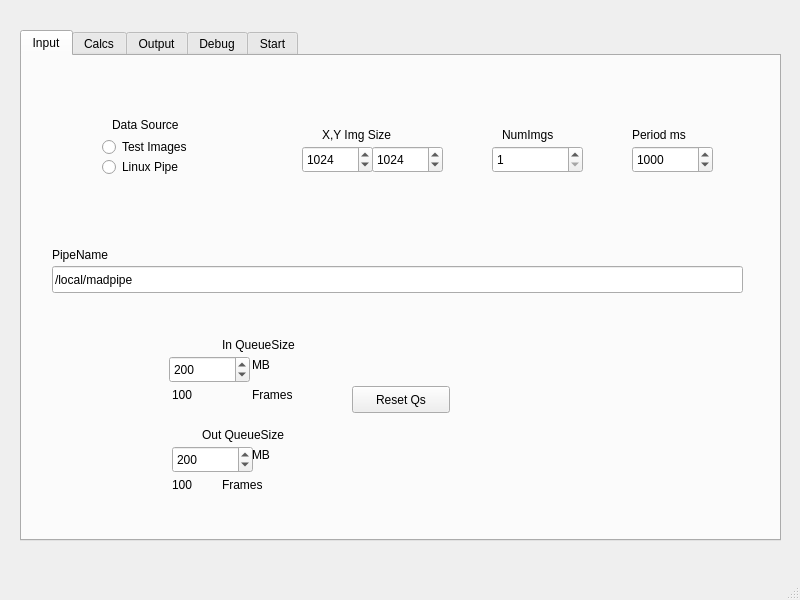
<?xml version="1.0" encoding="UTF-8"?>
<ui version="4.0">
 <class>xpcsGui</class>
 <widget class="QMainWindow" name="xpcsGui">
  <property name="geometry">
   <rect>
    <x>0</x>
    <y>0</y>
    <width>800</width>
    <height>600</height>
   </rect>
  </property>
  <property name="windowTitle">
   <string>DetectorMPI</string>
  </property>
  <widget class="QWidget" name="centralwidget">
   <widget class="QTabWidget" name="tabWidget">
    <property name="geometry">
     <rect>
      <x>20</x>
      <y>30</y>
      <width>761</width>
      <height>511</height>
     </rect>
    </property>
    <property name="currentIndex">
     <number>0</number>
    </property>
    <property name="iconSize">
     <size>
      <width>16</width>
      <height>18</height>
     </size>
    </property>
    <widget class="QWidget" name="tab">
     <attribute name="title">
      <string>Input</string>
     </attribute>
     <widget class="QRadioButton" name="radioButton_testimages">
      <property name="geometry">
       <rect>
        <x>80</x>
        <y>80</y>
        <width>114</width>
        <height>22</height>
       </rect>
      </property>
      <property name="text">
       <string>Test Images</string>
      </property>
     </widget>
     <widget class="QRadioButton" name="radioButton_linuxpipe">
      <property name="geometry">
       <rect>
        <x>80</x>
        <y>100</y>
        <width>114</width>
        <height>22</height>
       </rect>
      </property>
      <property name="text">
       <string>Linux Pipe</string>
      </property>
     </widget>
     <widget class="QLabel" name="label">
      <property name="geometry">
       <rect>
        <x>90</x>
        <y>60</y>
        <width>101</width>
        <height>17</height>
       </rect>
      </property>
      <property name="text">
       <string>Data Source</string>
      </property>
     </widget>
     <widget class="QLineEdit" name="lineEdit_pipename">
      <property name="geometry">
       <rect>
        <x>30</x>
        <y>210</y>
        <width>691</width>
        <height>27</height>
       </rect>
      </property>
      <property name="text">
       <string>/local/madpipe</string>
      </property>
     </widget>
     <widget class="QLabel" name="label_2">
      <property name="geometry">
       <rect>
        <x>30</x>
        <y>190</y>
        <width>81</width>
        <height>17</height>
       </rect>
      </property>
      <property name="text">
       <string>PipeName</string>
      </property>
     </widget>
     <widget class="QSpinBox" name="spinBox_imgSizeX">
      <property name="geometry">
       <rect>
        <x>280</x>
        <y>90</y>
        <width>71</width>
        <height>27</height>
       </rect>
      </property>
      <property name="maximum">
       <number>2048</number>
      </property>
      <property name="singleStep">
       <number>128</number>
      </property>
      <property name="value">
       <number>1024</number>
      </property>
     </widget>
     <widget class="QSpinBox" name="spinBox_imgSizeY">
      <property name="geometry">
       <rect>
        <x>350</x>
        <y>90</y>
        <width>71</width>
        <height>27</height>
       </rect>
      </property>
      <property name="maximum">
       <number>2048</number>
      </property>
      <property name="singleStep">
       <number>128</number>
      </property>
      <property name="value">
       <number>1024</number>
      </property>
     </widget>
     <widget class="QLabel" name="label_9">
      <property name="geometry">
       <rect>
        <x>300</x>
        <y>70</y>
        <width>101</width>
        <height>17</height>
       </rect>
      </property>
      <property name="text">
       <string>X,Y Img Size</string>
      </property>
     </widget>
     <widget class="QSpinBox" name="spinBox_numImgs">
      <property name="geometry">
       <rect>
        <x>470</x>
        <y>90</y>
        <width>91</width>
        <height>27</height>
       </rect>
      </property>
      <property name="minimum">
       <number>1</number>
      </property>
      <property name="maximum">
       <number>1000000</number>
      </property>
      <property name="singleStep">
       <number>50</number>
      </property>
     </widget>
     <widget class="QLabel" name="label_10">
      <property name="geometry">
       <rect>
        <x>480</x>
        <y>70</y>
        <width>67</width>
        <height>17</height>
       </rect>
      </property>
      <property name="text">
       <string>NumImgs</string>
      </property>
     </widget>
     <widget class="QSpinBox" name="spinBox_imgPeriodMs">
      <property name="geometry">
       <rect>
        <x>610</x>
        <y>90</y>
        <width>81</width>
        <height>27</height>
       </rect>
      </property>
      <property name="maximum">
       <number>100000</number>
      </property>
      <property name="singleStep">
       <number>100</number>
      </property>
      <property name="value">
       <number>1000</number>
      </property>
     </widget>
     <widget class="QLabel" name="label_11">
      <property name="geometry">
       <rect>
        <x>610</x>
        <y>70</y>
        <width>67</width>
        <height>17</height>
       </rect>
      </property>
      <property name="text">
       <string>Period ms</string>
      </property>
     </widget>
     <widget class="QPushButton" name="pushButton_resetInQueue">
      <property name="geometry">
       <rect>
        <x>330</x>
        <y>330</y>
        <width>98</width>
        <height>27</height>
       </rect>
      </property>
      <property name="text">
       <string>Reset Qs</string>
      </property>
     </widget>
     <widget class="QSpinBox" name="spinBox_inQueueLen">
      <property name="geometry">
       <rect>
        <x>147</x>
        <y>300</y>
        <width>81</width>
        <height>27</height>
       </rect>
      </property>
      <property name="maximum">
       <number>10000</number>
      </property>
      <property name="singleStep">
       <number>10</number>
      </property>
      <property name="value">
       <number>200</number>
      </property>
     </widget>
     <widget class="QLabel" name="label_14">
      <property name="geometry">
       <rect>
        <x>200</x>
        <y>280</y>
        <width>111</width>
        <height>17</height>
       </rect>
      </property>
      <property name="text">
       <string>In QueueSize</string>
      </property>
     </widget>
     <widget class="QLabel" name="label_15">
      <property name="geometry">
       <rect>
        <x>230</x>
        <y>300</y>
        <width>31</width>
        <height>17</height>
       </rect>
      </property>
      <property name="text">
       <string>MB</string>
      </property>
     </widget>
     <widget class="QLabel" name="label_inQueueLen_RBV">
      <property name="geometry">
       <rect>
        <x>150</x>
        <y>330</y>
        <width>67</width>
        <height>17</height>
       </rect>
      </property>
      <property name="text">
       <string>100</string>
      </property>
     </widget>
     <widget class="QLabel" name="label_17">
      <property name="geometry">
       <rect>
        <x>230</x>
        <y>330</y>
        <width>67</width>
        <height>17</height>
       </rect>
      </property>
      <property name="text">
       <string>Frames</string>
      </property>
     </widget>
     <widget class="QSpinBox" name="spinBox_outQueueLen">
      <property name="geometry">
       <rect>
        <x>150</x>
        <y>390</y>
        <width>81</width>
        <height>27</height>
       </rect>
      </property>
      <property name="maximum">
       <number>10000</number>
      </property>
      <property name="singleStep">
       <number>10</number>
      </property>
      <property name="value">
       <number>200</number>
      </property>
     </widget>
     <widget class="QLabel" name="label_outQueueLen_RBV">
      <property name="geometry">
       <rect>
        <x>150</x>
        <y>420</y>
        <width>67</width>
        <height>17</height>
       </rect>
      </property>
      <property name="text">
       <string>100</string>
      </property>
     </widget>
     <widget class="QLabel" name="label_16">
      <property name="geometry">
       <rect>
        <x>230</x>
        <y>390</y>
        <width>31</width>
        <height>17</height>
       </rect>
      </property>
      <property name="text">
       <string>MB</string>
      </property>
     </widget>
     <widget class="QLabel" name="label_18">
      <property name="geometry">
       <rect>
        <x>200</x>
        <y>420</y>
        <width>67</width>
        <height>17</height>
       </rect>
      </property>
      <property name="text">
       <string>Frames</string>
      </property>
     </widget>
     <widget class="QLabel" name="label_19">
      <property name="geometry">
       <rect>
        <x>180</x>
        <y>370</y>
        <width>111</width>
        <height>17</height>
       </rect>
      </property>
      <property name="text">
       <string>Out QueueSize</string>
      </property>
     </widget>
    </widget>
    <widget class="QWidget" name="tab_2">
     <attribute name="title">
      <string>Calcs</string>
     </attribute>
     <widget class="QCheckBox" name="checkBox_avgdark">
      <property name="geometry">
       <rect>
        <x>80</x>
        <y>60</y>
        <width>201</width>
        <height>22</height>
       </rect>
      </property>
      <property name="text">
       <string>Average Dark/Noise</string>
      </property>
     </widget>
     <widget class="QCheckBox" name="checkBox_subdark">
      <property name="geometry">
       <rect>
        <x>80</x>
        <y>190</y>
        <width>151</width>
        <height>22</height>
       </rect>
      </property>
      <property name="text">
       <string>Subtract Thresh</string>
      </property>
     </widget>
     <widget class="QLineEdit" name="lineEdit_ntoavg">
      <property name="geometry">
       <rect>
        <x>160</x>
        <y>100</y>
        <width>113</width>
        <height>27</height>
       </rect>
      </property>
     </widget>
     <widget class="QLabel" name="label_3">
      <property name="geometry">
       <rect>
        <x>90</x>
        <y>100</y>
        <width>67</width>
        <height>17</height>
       </rect>
      </property>
      <property name="text">
       <string>N toAvg</string>
      </property>
     </widget>
     <widget class="QLabel" name="label_12">
      <property name="geometry">
       <rect>
        <x>80</x>
        <y>220</y>
        <width>67</width>
        <height>17</height>
       </rect>
      </property>
      <property name="text">
       <string>N Std</string>
      </property>
     </widget>
     <widget class="QLineEdit" name="lineEdit_numStdThresh">
      <property name="geometry">
       <rect>
        <x>150</x>
        <y>220</y>
        <width>113</width>
        <height>27</height>
       </rect>
      </property>
      <property name="text">
       <string>4.0</string>
      </property>
     </widget>
     <widget class="QRadioButton" name="radioButton_noImm">
      <property name="geometry">
       <rect>
        <x>80</x>
        <y>290</y>
        <width>114</width>
        <height>22</height>
       </rect>
      </property>
      <property name="text">
       <string>RawImgs</string>
      </property>
     </widget>
     <widget class="QRadioButton" name="radioButton_rawIMM">
      <property name="geometry">
       <rect>
        <x>80</x>
        <y>310</y>
        <width>114</width>
        <height>22</height>
       </rect>
      </property>
      <property name="text">
       <string>rawIMM</string>
      </property>
     </widget>
     <widget class="QRadioButton" name="radioButton_compIMM">
      <property name="geometry">
       <rect>
        <x>80</x>
        <y>330</y>
        <width>114</width>
        <height>22</height>
       </rect>
      </property>
      <property name="text">
       <string>compIMM</string>
      </property>
     </widget>
    </widget>
    <widget class="QWidget" name="tab_3">
     <attribute name="title">
      <string>Output</string>
     </attribute>
     <widget class="QRadioButton" name="radioButton_tifffile">
      <property name="geometry">
       <rect>
        <x>20</x>
        <y>50</y>
        <width>114</width>
        <height>22</height>
       </rect>
      </property>
      <property name="text">
       <string>Tiff File</string>
      </property>
     </widget>
     <widget class="QRadioButton" name="radioButton_linuxOutPipe">
      <property name="geometry">
       <rect>
        <x>20</x>
        <y>220</y>
        <width>114</width>
        <height>22</height>
       </rect>
      </property>
      <property name="text">
       <string>LinuxPipe</string>
      </property>
     </widget>
     <widget class="QLineEdit" name="lineEdit_tiffpath">
      <property name="geometry">
       <rect>
        <x>100</x>
        <y>80</y>
        <width>611</width>
        <height>27</height>
       </rect>
      </property>
      <property name="text">
       <string>/local</string>
      </property>
     </widget>
     <widget class="QLineEdit" name="lineEdit_tiffbasename">
      <property name="geometry">
       <rect>
        <x>100</x>
        <y>110</y>
        <width>261</width>
        <height>27</height>
       </rect>
      </property>
      <property name="text">
       <string>testy</string>
      </property>
     </widget>
     <widget class="QLineEdit" name="linEdit_tiffnumber">
      <property name="geometry">
       <rect>
        <x>100</x>
        <y>140</y>
        <width>113</width>
        <height>27</height>
       </rect>
      </property>
      <property name="text">
       <string>100</string>
      </property>
     </widget>
     <widget class="QLineEdit" name="lineEdit_linuxOutpipeName">
      <property name="geometry">
       <rect>
        <x>100</x>
        <y>260</y>
        <width>611</width>
        <height>27</height>
       </rect>
      </property>
     </widget>
     <widget class="QLabel" name="label_5">
      <property name="geometry">
       <rect>
        <x>10</x>
        <y>90</y>
        <width>67</width>
        <height>17</height>
       </rect>
      </property>
      <property name="text">
       <string>Path</string>
      </property>
     </widget>
     <widget class="QLabel" name="label_6">
      <property name="geometry">
       <rect>
        <x>10</x>
        <y>120</y>
        <width>81</width>
        <height>17</height>
       </rect>
      </property>
      <property name="text">
       <string>BaseName</string>
      </property>
     </widget>
     <widget class="QLabel" name="label_7">
      <property name="geometry">
       <rect>
        <x>10</x>
        <y>150</y>
        <width>67</width>
        <height>17</height>
       </rect>
      </property>
      <property name="text">
       <string>Number</string>
      </property>
     </widget>
     <widget class="QLabel" name="label_8">
      <property name="geometry">
       <rect>
        <x>20</x>
        <y>270</y>
        <width>71</width>
        <height>17</height>
       </rect>
      </property>
      <property name="text">
       <string>PipeName</string>
      </property>
     </widget>
     <widget class="QRadioButton" name="radioButton_nullOutput">
      <property name="geometry">
       <rect>
        <x>20</x>
        <y>10</y>
        <width>114</width>
        <height>22</height>
       </rect>
      </property>
      <property name="text">
       <string>No Output</string>
      </property>
     </widget>
    </widget>
    <widget class="QWidget" name="tab_5">
     <attribute name="title">
      <string>Debug</string>
     </attribute>
     <widget class="QPushButton" name="pushButton_10secpause">
      <property name="geometry">
       <rect>
        <x>110</x>
        <y>80</y>
        <width>98</width>
        <height>27</height>
       </rect>
      </property>
      <property name="text">
       <string>Block10s</string>
      </property>
     </widget>
     <widget class="QLabel" name="label_4">
      <property name="geometry">
       <rect>
        <x>220</x>
        <y>80</y>
        <width>381</width>
        <height>17</height>
       </rect>
      </property>
      <property name="text">
       <string>Pause mpi proc. for 10s, to lset queues fill up</string>
      </property>
     </widget>
     <widget class="QCheckBox" name="checkBox_saveMPIRam">
      <property name="geometry">
       <rect>
        <x>110</x>
        <y>130</y>
        <width>151</width>
        <height>22</height>
       </rect>
      </property>
      <property name="text">
       <string>SaveMPIRams</string>
      </property>
     </widget>
     <widget class="QCheckBox" name="checkBox_isPrintTrace">
      <property name="geometry">
       <rect>
        <x>110</x>
        <y>160</y>
        <width>97</width>
        <height>22</height>
       </rect>
      </property>
      <property name="text">
       <string>Print Trace</string>
      </property>
     </widget>
     <widget class="QSpinBox" name="spinBox_maxNumProcs">
      <property name="geometry">
       <rect>
        <x>300</x>
        <y>190</y>
        <width>58</width>
        <height>27</height>
       </rect>
      </property>
      <property name="value">
       <number>2</number>
      </property>
     </widget>
     <widget class="QCheckBox" name="checkBox_isLimitNProcs">
      <property name="geometry">
       <rect>
        <x>110</x>
        <y>190</y>
        <width>181</width>
        <height>22</height>
       </rect>
      </property>
      <property name="text">
       <string>Limit Max N Processes</string>
      </property>
     </widget>
    </widget>
    <widget class="QWidget" name="tab_4">
     <attribute name="title">
      <string>Start</string>
     </attribute>
     <widget class="QPushButton" name="pushButton_start">
      <property name="geometry">
       <rect>
        <x>20</x>
        <y>370</y>
        <width>171</width>
        <height>81</height>
       </rect>
      </property>
      <property name="text">
       <string> Start</string>
      </property>
     </widget>
     <widget class="QPushButton" name="pushButton_stop">
      <property name="geometry">
       <rect>
        <x>190</x>
        <y>370</y>
        <width>171</width>
        <height>81</height>
       </rect>
      </property>
      <property name="text">
       <string>Stop</string>
      </property>
     </widget>
     <widget class="QProgressBar" name="progressBar_numImages">
      <property name="geometry">
       <rect>
        <x>390</x>
        <y>400</y>
        <width>341</width>
        <height>23</height>
       </rect>
      </property>
      <property name="value">
       <number>24</number>
      </property>
     </widget>
     <widget class="QLabel" name="label_dispImage">
      <property name="geometry">
       <rect>
        <x>200</x>
        <y>20</y>
        <width>320</width>
        <height>320</height>
       </rect>
      </property>
      <property name="frameShape">
       <enum>QFrame::Box</enum>
      </property>
      <property name="text">
       <string/>
      </property>
     </widget>
     <widget class="QLabel" name="label_dispTextLeft">
      <property name="geometry">
       <rect>
        <x>20</x>
        <y>20</y>
        <width>161</width>
        <height>311</height>
       </rect>
      </property>
      <property name="text">
       <string/>
      </property>
     </widget>
     <widget class="QLabel" name="label_dispTextRight">
      <property name="geometry">
       <rect>
        <x>530</x>
        <y>30</y>
        <width>191</width>
        <height>301</height>
       </rect>
      </property>
      <property name="text">
       <string/>
      </property>
     </widget>
     <widget class="QComboBox" name="comboBox_whichViewImg">
      <property name="geometry">
       <rect>
        <x>520</x>
        <y>430</y>
        <width>85</width>
        <height>27</height>
       </rect>
      </property>
      <property name="currentIndex">
       <number>0</number>
      </property>
      <item>
       <property name="text">
        <string>DataImg</string>
       </property>
      </item>
      <item>
       <property name="text">
        <string>DarkImg</string>
       </property>
      </item>
      <item>
       <property name="text">
        <string>StdImg</string>
       </property>
      </item>
      <item>
       <property name="text">
        <string>ThreshImg</string>
       </property>
      </item>
     </widget>
     <widget class="QLabel" name="label_13">
      <property name="geometry">
       <rect>
        <x>430</x>
        <y>440</y>
        <width>101</width>
        <height>17</height>
       </rect>
      </property>
      <property name="text">
       <string>Img2Return</string>
      </property>
     </widget>
    </widget>
   </widget>
  </widget>
  <widget class="QMenuBar" name="menubar">
   <property name="geometry">
    <rect>
     <x>0</x>
     <y>0</y>
     <width>800</width>
     <height>25</height>
    </rect>
   </property>
  </widget>
  <widget class="QStatusBar" name="statusbar"/>
 </widget>
 <resources/>
 <connections/>
</ui>
